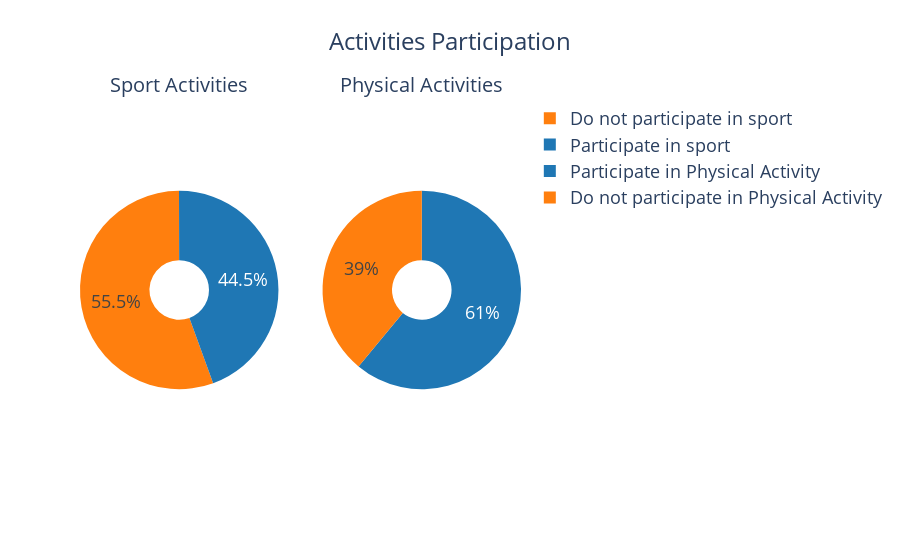

The code cell stored with this chart in its notebook:
### Code cell
physical_activity_counts = physical_activity.value_counts().sort_index()
sport_activity_c_counts = sport_activity_c.value_counts().sort_index()

# Create subplots
fig = make_subplots(rows=1, cols=2, specs=[[{'type': 'pie'}, {'type': 'pie'}]],
                    subplot_titles=('Sport Activities', 'Physical Activities'))

# Add the sport activity pie chart
fig.add_trace(go.Pie(labels=sport_activity_c_counts.index, values=sport_activity_c_counts.values, 
                     textinfo='percent', hoverinfo='label+value+percent',
                     marker=dict(colors=['#ff7f0e','#1f77b4','#ff9999','#66b3ff','#99ff99']), rotation=160), row=1, col=1)

# Add the physical activity pie chart
fig.add_trace(go.Pie(labels=physical_activity_counts.index, values=physical_activity_counts.values, 
                     textinfo='percent', hoverinfo='label+value+percent',
                     marker=dict(colors=['#ff7f0e','#1f77b4','#ff9999','#66b3ff','#99ff99'])), row=1, col=2)

fig.update_traces(hole=.3)
fig.update_layout(
    title_text='Activities Participation',
    title_x=0.5,
    title_font_size=24,
    annotations=[dict(font=dict(size=20))],
    font=dict(size=18),
)

fig.show()

### Figure 1 — Plotly figure (JSON) as saved in the notebook; plotly's stock layout.template omitted (floating-point values rounded to 4 significant figures)
{"data": [{"domain": {"x": [0, 0.45], "y": [0, 1]}, "hole": 0.3, "hoverinfo": "label+value+percent", "labels": ["Do not participate in sport", "Participate in sport"], "marker": {"colors": ["#ff7f0e", "#1f77b4", "#ff9999", "#66b3ff", "#99ff99"]}, "rotation": 160, "textinfo": "percent", "type": "pie", "values": [14751, 11818]}, {"domain": {"x": [0.55, 1], "y": [0, 1]}, "hole": 0.3, "hoverinfo": "label+value+percent", "labels": ["Do not participate in Physical Activity", "Participate in Physical Activity"], "marker": {"colors": ["#ff7f0e", "#1f77b4", "#ff9999", "#66b3ff", "#99ff99"]}, "textinfo": "percent", "type": "pie", "values": [10363, 16206]}], "layout": {"annotations": [{"font": {"size": 20}, "showarrow": false, "text": "Sport Activities", "x": 0.225, "xanchor": "center", "xref": "paper", "y": 1, "yanchor": "bottom", "yref": "paper"}, {"font": {"size": 20}, "showarrow": false, "text": "Physical Activities", "x": 0.775, "xanchor": "center", "xref": "paper", "y": 1, "yanchor": "bottom", "yref": "paper"}], "font": {"size": 18}, "title": {"font": {"size": 24}, "text": "Activities Participation", "x": 0.5}}}
